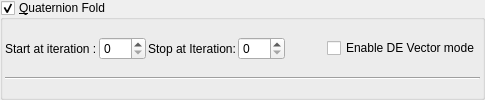
    <widget class="MyGroupBox" name="groupCheck_transf_function_enabled_false">
     <property name="title">
      <string>&amp;Quaternion Fold</string>
     </property>
     <property name="checkable">
      <bool>true</bool>
     </property>
     <layout class="QVBoxLayout" name="verticalLayout_10" stretch="0,0">
      <property name="spacing">
       <number>2</number>
      </property>
      <property name="leftMargin">
       <number>2</number>
      </property>
      <property name="topMargin">
       <number>2</number>
      </property>
      <property name="rightMargin">
       <number>2</number>
      </property>
      <property name="bottomMargin">
       <number>2</number>
      </property>
      <item>
       <layout class="QGridLayout" name="gridLayout_2">
        <property name="spacing">
         <number>2</number>
        </property>
        <item row="0" column="5">
         <widget class="QCheckBox" name="checkBox_transf_function_enabledAx_false">
          <property name="text">
           <string>Enable DE Vector mode</string>
          </property>
         </widget>
        </item>
        <item row="0" column="4">
         <spacer name="horizontalSpacer">
          <property name="orientation">
           <enum>Qt::Horizontal</enum>
          </property>
          <property name="sizeHint" stdset="0">
           <size>
            <width>40</width>
            <height>20</height>
           </size>
          </property>
         </spacer>
        </item>
        <item row="0" column="1">
         <widget class="MySpinBox" name="spinboxInt_transf_start_iterations_A">
          <property name="sizePolicy">
           <sizepolicy hsizetype="Minimum" vsizetype="Maximum">
            <horstretch>0</horstretch>
            <verstretch>0</verstretch>
           </sizepolicy>
          </property>
          <property name="minimum">
           <number>0</number>
          </property>
          <property name="maximum">
           <number>250</number>
          </property>
          <property name="value">
           <number>0</number>
          </property>
         </widget>
        </item>
        <item row="0" column="3">
         <widget class="MySpinBox" name="spinboxInt_transf_stop_iterations_A">
          <property name="sizePolicy">
           <sizepolicy hsizetype="Minimum" vsizetype="Maximum">
            <horstretch>0</horstretch>
            <verstretch>0</verstretch>
           </sizepolicy>
          </property>
          <property name="maximum">
           <number>250</number>
          </property>
         </widget>
        </item>
        <item row="0" column="0">
         <widget class="QLabel" name="label_52">
          <property name="text">
           <string>Start at iteration :</string>
          </property>
         </widget>
        </item>
        <item row="0" column="2">
         <widget class="QLabel" name="label_53">
          <property name="text">
           <string>Stop at Iteration:</string>
          </property>
         </widget>
        </item>
       </layout>
      </item>
      <item>
       <widget class="Line" name="line_23">
        <property name="orientation">
         <enum>Qt::Horizontal</enum>
        </property>
       </widget>
      </item>
     </layout>
    </widget>
